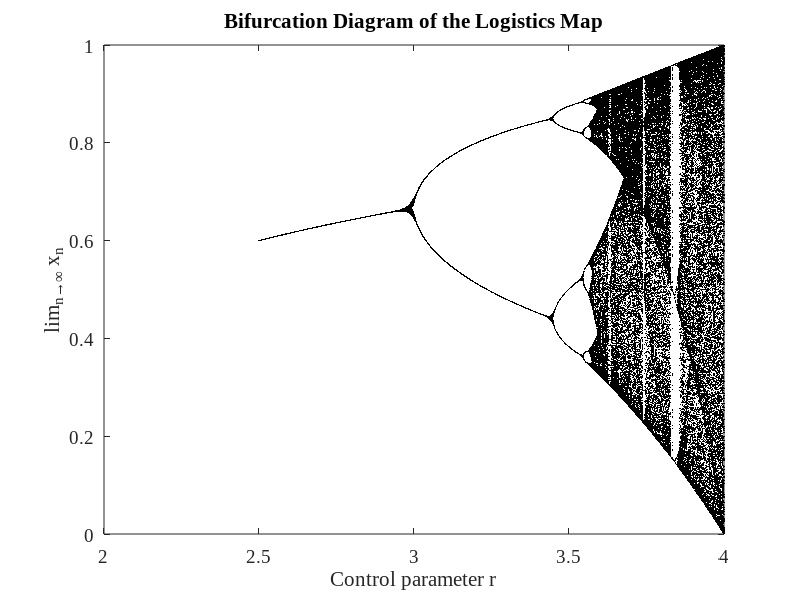

This figure's MATLAB source:
clear variables
set(0,'DefaultAxesFontName','Times New Roman','DefaultAxesFontSize',14)

Nr = 1024;
r_vec = linspace(2.5,4,Nr);

Ntrans = 64;
NT = 256;
xstart = sqrt(2)/10;


for k = 1:Nr
    
    x0 = xstart;
    r = r_vec(k);
    
    for j = 1:Ntrans
        x0 = r*x0*(1-x0);
    end
    
    x(1,k) = x0;
    
    for q = 1:NT-1
        x(q+1,k) = r*x(q,k)*(1-x(q,k));
    end
end

figure(1)
plot(r_vec,x,'k.','MarkerSize',1)
xlabel('Control parameter r')
ylabel('lim_{n\rightarrow\infty} x_n')
title ('Bifurcation Diagram of the Logistics Map')

